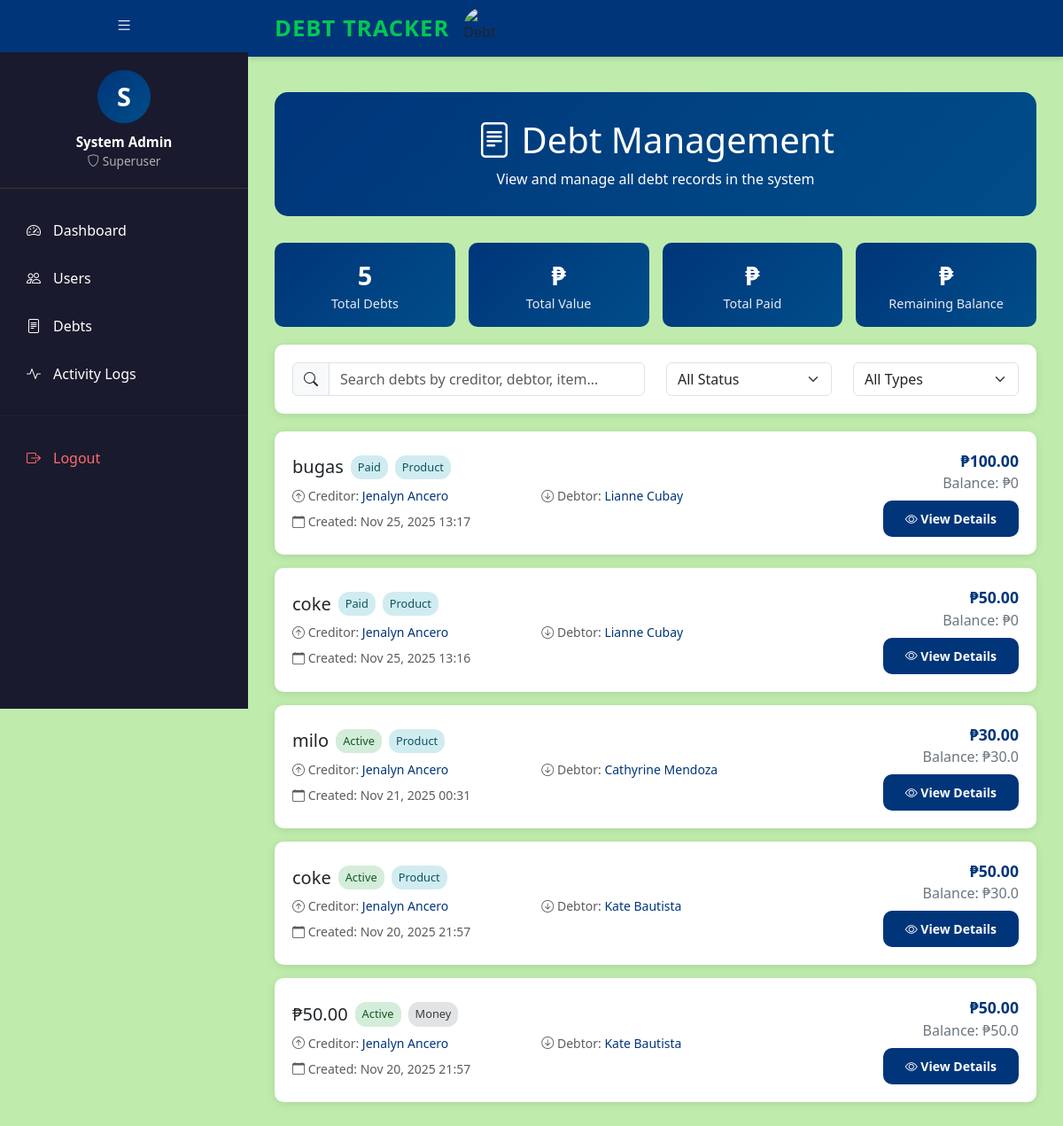
/admin-debts/ (signed in), run on the app's committed database.
### myapp/models.py (models this page shows, shortened)
class CustomUser(AbstractBaseUser, PermissionsMixin):
    ROLE_CHOICES = [
        ('creditor', 'Creditor'),
        ('debtor', 'Debtor'),
        ('admin', 'Admin'),
    ]
    username = models.CharField(
        max_length=150,
        unique=True,
        help_text="Required. 150 characters or fewer. Unique username."
    )
    full_name = models.CharField(
        max_length=255,
        help_text="Full name of the user"
    )
    email = models.EmailField(
        max_length=255,
        blank=True,
        null=True,
        help_text="Email address (optional)"
    )
    profile_picture = models.ImageField(
        upload_to='profile_pictures/',
        blank=True,
        null=True,
        help_text="Profile picture (optional)"
    )
    profile_summary = models.TextField(
        blank=True,
        null=True,
        help_text="Short bio or profile summary (optional)"
    )
    account_type = models.CharField(
        max_length=20,
        choices=ROLE_CHOICES,
        help_text="User role: Creditor, Debtor, or Admin"
    )
    is_active = models.BooleanField(default=True)
    is_staff = models.BooleanField(default=False)
    date_joined = models.DateTimeField(auto_now_add=True)
    objects = CustomUserManager()
    USERNAME_FIELD = 'username'
    REQUIRED_FIELDS = ['full_name']
    class Meta:
        verbose_name = 'User'
        verbose_name_plural = 'Users'
        ordering = ['-date_joined']

class Debt(models.Model):
    TYPE_CHOICES = [
        ('money', 'Money'),
        ('product', 'Product'),
    ]
    STATUS_CHOICES = [
        ('pending_confirmation', 'Pending Confirmation'),
        ('active', 'Active'),
        ('awaiting_confirmation', 'Awaiting Confirmation'),
        ('rejected', 'Rejected'),
        ('paid', 'Paid'),
    ]
    creditor = models.ForeignKey(
        settings.AUTH_USER_MODEL,
        on_delete=models.CASCADE,
        related_name='creditor_debts',
        help_text="User who is owed (creditor)"
    )
    debtor = models.ForeignKey(
        settings.AUTH_USER_MODEL,
        on_delete=models.CASCADE,
        related_name='debtor_debts',
        help_text="User who owes (debtor)"
    )
    type = models.CharField(
        max_length=20,
        choices=TYPE_CHOICES,
        default='money',
        help_text="Type of debt: Money or Product"
    )
    amount = models.DecimalField(
        max_digits=10,
        decimal_places=2,
        validators=[MinValueValidator(0.01)],
        help_text="Amount owed (for money) or estimated value (for product)"
    )
    product_name = models.CharField(
        max_length=255,
        blank=True,
        null=True,
        help_text="Name of product/item (if type is Product)"
    )
    description = models.TextField(
        blank=True,
        null=True,
        help_text="Additional details about the debt"
    )
    debt_proof = models.FileField(
        upload_to='debt_proofs/',
        blank=True,
        null=True,
        help_text="Proof of debt (photo, screenshot, or PDF) uploaded by debtor"
    )
    creditor_proof = models.FileField(
        upload_to='creditor_proofs/',
        blank=True,
        null=True,
        help_text="Proof of release - item/money was given to debtor (uploaded by creditor)"
    )
    payment_proof = models.FileField(
        upload_to='payment_proofs_debt/',
        blank=True,
        null=True,
        help_text="Proof of payment when creditor marks debt as paid (optional)"
    )
    debtor_acknowledged = models.BooleanField(
        default=False,
        help_text="[DEPRECATED] Whether debtor has acknowledged receipt of item/money"
    )
    acknowledged_at = models.DateTimeField(
        blank=True,
        null=True,
        help_text="[DEPRECATED] Date when debtor acknowledged receipt"
    )
    paid_amount = models.DecimalField(
        max_digits=10,
        decimal_places=2,
        default=0,
        help_text="Total amount paid towards this debt"
    )
    status = models.CharField(
        max_length=30,
        choices=STATUS_CHOICES,
        default='pending_confirmation',
        help_text="Current status of the debt"
    )
    hidden_from_debtor = models.BooleanField(
        default=False,
        help_text="If True, debt is hidden from debtor's view (soft delete)"
    )
    hidden_from_creditor = models.BooleanField(
        default=False,
        help_text="If True, debt is hidden from creditor's view (soft delete)"
    )
    date_created = models.DateTimeField(
        auto_now_add=True,
        help_text="Date when debt was created"
    )
    date_updated = models.DateTimeField(
        auto_now=True,
        help_text="Date when debt was last updated"
    )
    date_paid = models.DateTimeField(
        blank=True,
        null=True,
        help_text="Date when debt was paid"
    )
    class Meta:
        verbose_name = 'Debt'
        verbose_name_plural = 'Debts'
        ordering = ['-date_created']
        indexes = [
            models.Index(fields=['creditor', 'status']),
            models.Index(fields=['debtor', 'status']),
        ]
    @property
    def balance(self):
        return max(0, float(self.amount) - float(self.paid_amount))

### myapp/views.py (the view)
# urls.py: path('admin-debts/', views.admin_debts, name='admin_debts'),
@user_passes_test(is_superuser)
def admin_debts(request):
    from .models import Debt, AdminActivityLog
    debts = Debt.objects.select_related('creditor', 'debtor').order_by('-date_created')
    AdminActivityLog.objects.create(
        user=request.user,
        action='view_debts',
        description=f'Admin {request.user.username} viewed debts list',
        ip_address=request.META.get('REMOTE_ADDR'),
        user_agent=request.META.get('HTTP_USER_AGENT')
    )
    context = {
        'debts': debts,
    }
    return render(request, 'admin/debts.html', context)

### myapp/templates/admin/debts.html (shortened to what this page needs)
{% extends 'admin/admin_dashboard_base.html' %}
{% load static %}
{% block content %}
<div class="container admin-debts">
    <div class="admin-header">
        <h1><i class="bi bi-file-text"></i> Debt Management</h1>
        <div class="subtitle">View and manage all debt records in the system</div>
    </div>
    <div class="stats-row">
        <div class="stat-box">
            <div class="stat-number">{{ debts.count }}</div>
            <div class="stat-label">Total Debts</div>
        </div>
        <div class="stat-box">
            <div class="stat-number">₱{{ total_amount|floatformat:2 }}</div>
            <div class="stat-label">Total Value</div>
        </div>
        <div class="stat-box">
            <div class="stat-number">₱{{ total_paid|floatformat:2 }}</div>
            <div class="stat-label">Total Paid</div>
        </div>
        <div class="stat-box">
            <div class="stat-number">₱{{ total_balance|floatformat:2 }}</div>
            <div class="stat-label">Remaining Balance</div>
        </div>
    </div>
    <div class="search-box">
        <div class="row align-items-center">
            <div class="col-md-6">
                <div class="input-group">
                    <span class="input-group-text"><i class="bi bi-search"></i></span>
                    <input type="text" class="form-control" id="searchInput" placeholder="Search debts by creditor, debtor, item...">
                </div>
            </div>
            <div class="col-md-3">
                <select class="form-select" id="filterStatus">
                    <option value="">All Status</option>
                </select>
            </div>
            <div class="col-md-3">
                <select class="form-select" id="filterType">
                    <option value="">All Types</option>
                </select>
            </div>
        </div>
    </div>
    <div class="debts-list" id="debtsList">
        {% for debt in debts %}
        <div class="debt-card"
             data-search-text="{{ debt.creditor.full_name|default:debt.creditor.username|lower }} {{ debt.debtor.full_name|default:debt.debtor.username|lower }} {{ debt.product_name|default:''|lower }}"
             data-status="{{ debt.status }}"
             data-type="{{ debt.type }}">
            <div class="row align-items-center">
                <div class="col-md-8">
                    <div class="d-flex align-items-center gap-2 mb-2">
                        <h5 class="mb-0">
                            {% if debt.type == 'product' %}
                                {{ debt.product_name }}
                            {% else %}
                                ₱{{ debt.amount }}
                            {% endif %}
                        </h5>
                        <span class="status-badge status-{{ debt.status }}">
                            {{ debt.get_status_display }}
                        </span>
                        <span class="type-badge type-{{ debt.type }}">
                            {{ debt.get_type_display }}
                        </span>
                    </div>
                    <div class="row text-muted small mb-2">
                        <div class="col-md-6">
                            <i class="bi bi-arrow-up-circle"></i>
                            Creditor: <a href="{% url 'myapp:admin_user_detail' debt.creditor.id %}" class="user-link">{{ debt.creditor.full_name|default:debt.creditor.username }}</a>
                        </div>
                        <div class="col-md-6">
                            <i class="bi bi-arrow-down-circle"></i>
                            Debtor: <a href="{% url 'myapp:admin_user_detail' debt.debtor.id %}" class="user-link">{{ debt.debtor.full_name|default:debt.debtor.username }}</a>
                        </div>
                    </div>
                    <div class="text-muted small">
                        <i class="bi bi-calendar"></i> Created: {{ debt.date_created|date:"M d, Y H:i" }}
                    </div>
                </div>
                <div class="col-md-4 text-end">
                    <div class="amount">₱{{ debt.amount }}</div>
                    <div class="balance">Balance: ₱{{ debt.balance }}</div>
                    <div class="mt-2">
                        <a href="{% url 'myapp:admin_debt_detail' debt.id %}" class="btn btn-primary btn-sm">
                            <i class="bi bi-eye"></i> View Details
                        </a>
                    </div>
                </div>
            </div>
        </div>
        {% empty %}
        <div class="text-center py-5">
            <i class="bi bi-file-text fs-1 text-muted"></i>
            <h4 class="mt-3 text-muted">No debts found</h4>
            <p class="text-muted">There are no debt records in the system yet.</p>
        </div>
        {% endfor %}
    </div>
</div>
{% endblock %}

### myapp/templates/admin/admin_dashboard_base.html (shortened to what this page needs)
{% load static %}
<!DOCTYPE html>
<html lang="en">
<head>
    <link href="https://cdn.jsdelivr.net/npm/bootstrap@5.3.0/dist/css/bootstrap.min.css" rel="stylesheet">
    <link rel="stylesheet" href="https://cdn.jsdelivr.net/npm/bootstrap-icons@1.11.0/font/bootstrap-icons.css">
</head>
<body>
    <aside class="sidebar" id="sidebar">
        <button class="sidebar-toggle" onclick="toggleSidebar()">
            <i class="bi bi-list" id="toggle-icon"></i>
        </button>
        <div class="admin-profile">
            <div class="admin-avatar">
                {% if user.profile_picture %}
                    <img src="{{ user.profile_picture.url }}" alt="Profile" style="width: 100%; height: 100%; border-radius: 50%; object-fit: cover;">
                {% else %}
                    {{ user.full_name|default:user.username|default:"A"|slice:":1"|upper }}
                {% endif %}
            </div>
            <div class="admin-name">{{ user.full_name|default:user.username }}</div>
            <div class="admin-role"><i class="bi bi-shield"></i> Superuser</div>
        </div>
        <nav class="sidebar-menu">
            <a href="{% url 'myapp:admin_dashboard' %}" class="sidebar-item {% if request.resolver_match.url_name == 'admin_dashboard' %}active{% endif %}">
                <i class="bi bi-speedometer2"></i>
                <span class="sidebar-item-text">Dashboard</span>
            </a>
            <a href="{% url 'myapp:admin_users' %}" class="sidebar-item {% if request.resolver_match.url_name == 'admin_users' %}active{% endif %}">
                <i class="bi bi-people"></i>
                <span class="sidebar-item-text">Users</span>
            </a>
            <a href="{% url 'myapp:debts_list' %}" class="sidebar-item {% if request.resolver_match.url_name == 'debts_list' %}active{% endif %}">
                <i class="bi bi-file-text"></i>
                <span class="sidebar-item-text">Debts</span>
            </a>
            <a href="{% url 'myapp:admin_activity_logs' %}" class="sidebar-item {% if request.resolver_match.url_name == 'admin_activity_logs' %}active{% endif %}">
                <i class="bi bi-activity"></i>
                <span class="sidebar-item-text">Activity Logs</span>
            </a>
            <hr style="border-color: #333; margin: 20px 0;">
            <a href="{% url 'myapp:logout' %}" class="sidebar-item" style="color: #ff6b6b;">
                <i class="bi bi-box-arrow-right"></i>
                <span class="sidebar-item-text">Logout</span>
            </a>
        </nav>
    </aside>
    <main class="main-content">
        <header class="main-header">
            <div class="main-header-brand">
                <div class="main-header-title">DEBT TRACKER</div>
                <img src="{% static 'image/Debt Tracker Logo.png' %}" alt="Debt Tracker Logo" class="main-header-logo">
            </div>
        </header>
        <div class="content-body">
            {% block content %}{% endblock %}
        </div>
    </main>
</body>
</html>

### data on the page
CustomUser: full_name "S", full_name "System Admin"
Debt: product_name "bugas", status "Paid", type "Product", creditor.full_name "Jenalyn Ancero", debtor.full_name "Lianne Cubay", date_created "Nov 25, 2025 13:17", amount "100.00", balance "0"
Debt: product_name "coke", status "Paid", type "Product", creditor.full_name "Jenalyn Ancero", debtor.full_name "Lianne Cubay", date_created "Nov 25, 2025 13:16", amount "50.00", balance "0"
Debt: product_name "milo", status "Active", type "Product", creditor.full_name "Jenalyn Ancero", debtor.full_name "Cathyrine Mendoza", date_created "Nov 21, 2025 00:31", amount "30.00", balance "30.0"
Debt: product_name "coke", status "Active", type "Product", creditor.full_name "Jenalyn Ancero", debtor.full_name "Kate Bautista", date_created "Nov 20, 2025 21:57", amount "50.00", balance "30.0"
Debt: amount "50.00", status "Active", type "Money", creditor.full_name "Jenalyn Ancero", debtor.full_name "Kate Bautista", date_created "Nov 20, 2025 21:57", balance "50.0"

### other printed values
{{ debts.count }} "5"
